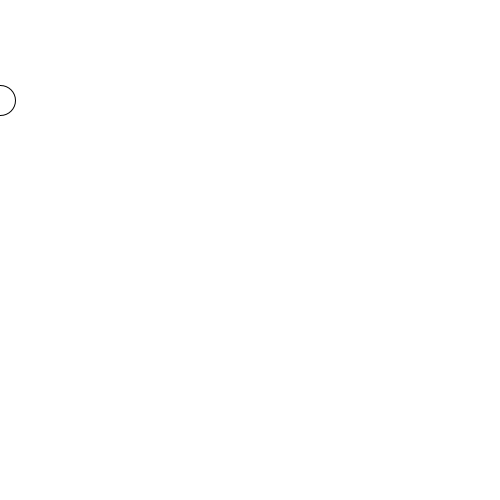
Frame 1 (no input)
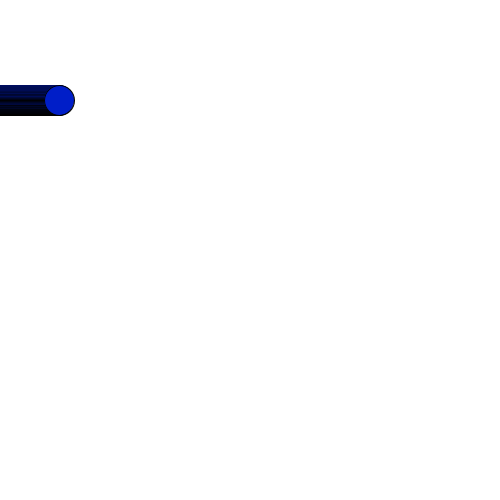
Frame 60 (the mouse pressed at the canvas centre just before this capture)
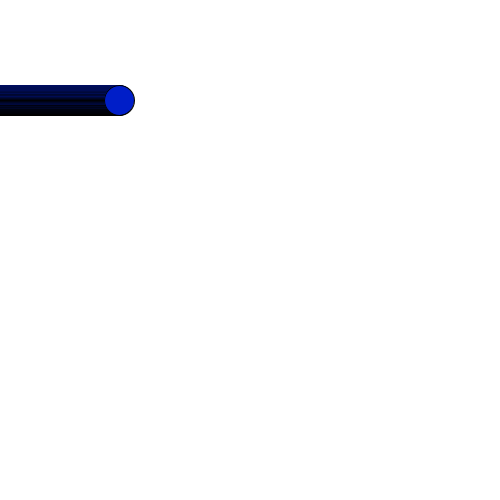
Frame 120 (the mouse held since frame 60 and released just before this capture)

The Processing sketch that drew these frames (run headless with seeded random() and noise(); from frame 60 on, the mouse is pressed at the canvas centre):

// Processing sketch: ejemplo_2
// ── ejemplo_2.pde
/*
 CONDICIONALES
 EJEMPLO Nro. 2
 */

int var = 0;

void setup () {
  size(500, 500);
  background(#FFFFFF);
}

void draw() {

  ellipse(var, 100, 30, 30);
  var = var + 1;
  if (var < 200) {
    fill(0, 30, 200);
  } else {
    fill(127, 230, 98);
  }
}
